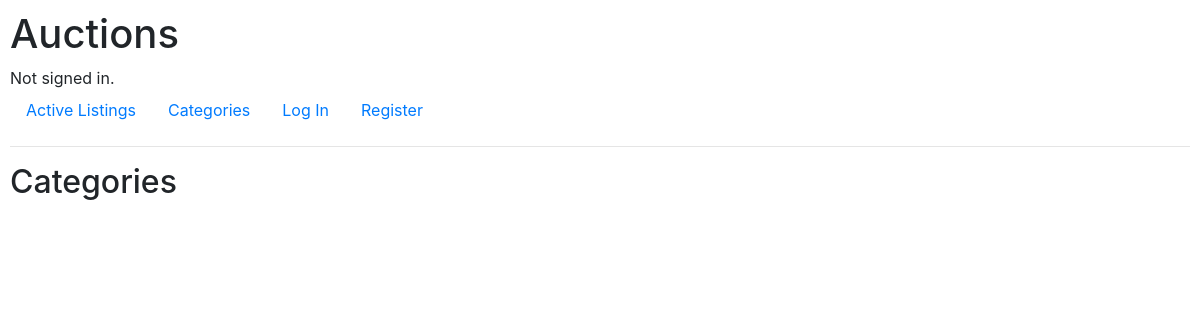
The app's page /auctions/categories/, older data.
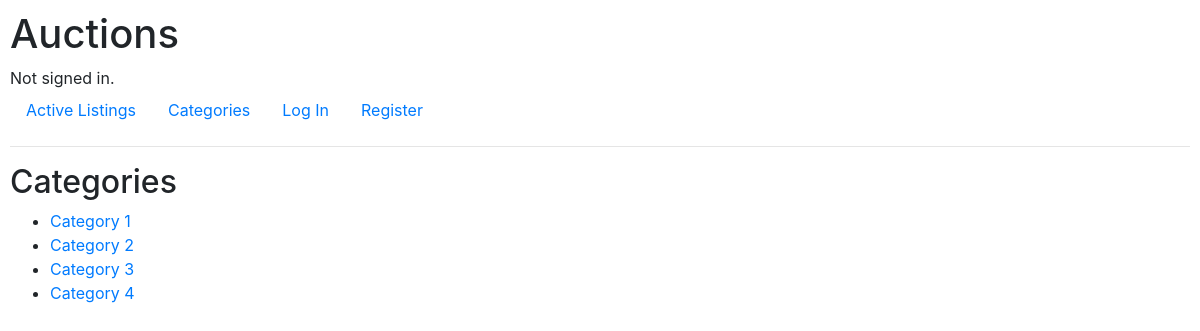
The same page, newer data.
### auctions/models.py (models this page shows, shortened)
class Auction(models.Model):
    title = models.CharField(
        unique=True, error_messages={'unique': "The auction with that title already exists."},
        max_length=64, verbose_name='title of auction')
    category = models.CharField(max_length=64)
    description = models.CharField(blank=True, max_length=124)
    image_url = models.CharField(blank=True, max_length=124)
    price = models.FloatField(default=0.0)
    owner = models.ForeignKey(User, on_delete=models.CASCADE, related_name="seller")  # user
    winner = models.ForeignKey(User, blank=True, null=True, on_delete=models.CASCADE, related_name="buyer")  # user
    is_active = models.BooleanField(default=True, verbose_name='active status')  # active or non_active

### auctions/views.py (the view)
# urls.py: path("categories/", views.categories_view, name="categories"),
def categories_view(request):
    return render(request, 'auctions/categories.html', {
        "auctions": Auction.objects.filter(is_active=True)
    })

### auctions/templates/auctions/categories.html
{% extends "auctions/layout.html" %}
{% block body %}
    <h2>Categories</h2>
    <ul>
        {% for auction in auctions %}
            {% ifchanged %}
            <li>
                <a href="{% url 'category' auction.category %}">
                {{ auction.category}}
                </a>
            </li>
            {% endifchanged %}
        {% endfor %}
    </ul>
{% endblock %}

Row changes from the older to the newer data that the page shows:
added Auction: category "Category 1"
added Auction: category "Category 2"
added Auction: category "Category 3"
added Auction: category "Category 4"
